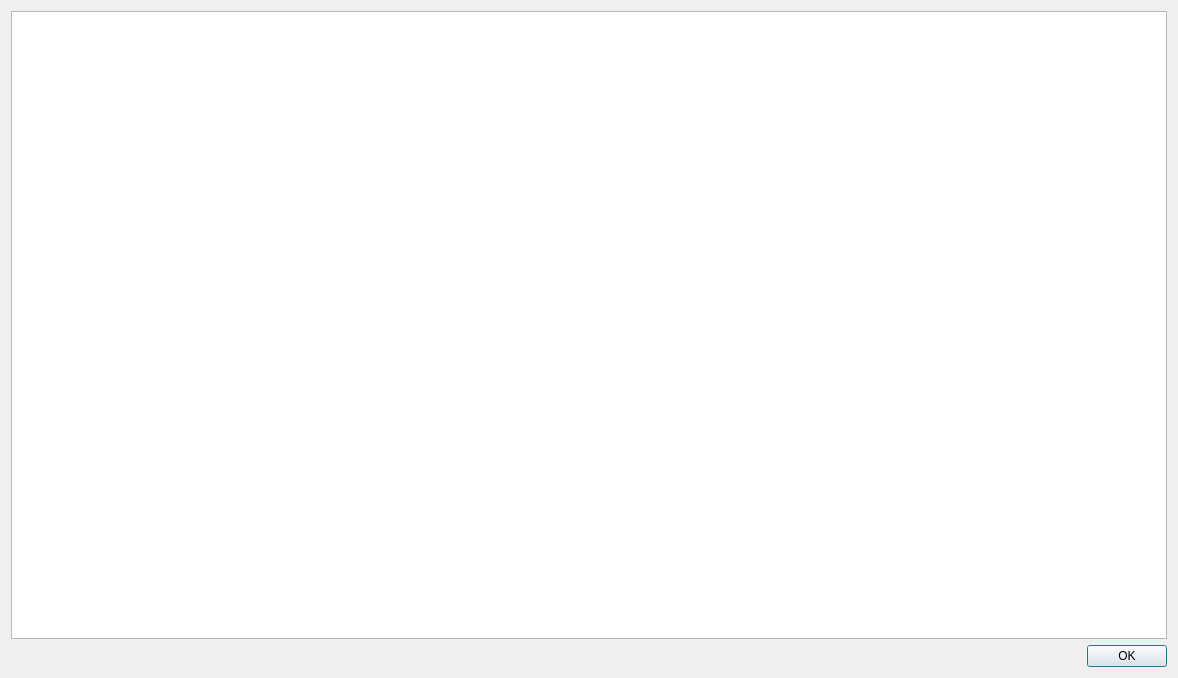
<?xml version="1.0" encoding="UTF-8"?>
<ui version="4.0">
 <class>SqlLogDialog</class>
 <widget class="QDialog" name="SqlLogDialog">
  <property name="geometry">
   <rect>
    <x>0</x>
    <y>0</y>
    <width>1178</width>
    <height>678</height>
   </rect>
  </property>
  <property name="windowTitle">
   <string>SQL Log</string>
  </property>
  <property name="windowIcon">
   <iconset resource="icons.qrc">
    <normaloff>:/icons/bug.png</normaloff>:/icons/bug.png</iconset>
  </property>
  <layout class="QVBoxLayout" name="verticalLayout">
   <item>
    <widget class="QTextEdit" name="sqlTraceLogTextEdit"/>
   </item>
   <item>
    <widget class="QDialogButtonBox" name="buttonBox">
     <property name="orientation">
      <enum>Qt::Horizontal</enum>
     </property>
     <property name="standardButtons">
      <set>QDialogButtonBox::Ok</set>
     </property>
    </widget>
   </item>
  </layout>
 </widget>
 <resources>
  <include location="icons.qrc"/>
 </resources>
 <connections>
  <connection>
   <sender>buttonBox</sender>
   <signal>accepted()</signal>
   <receiver>SqlLogDialog</receiver>
   <slot>accept()</slot>
   <hints>
    <hint type="sourcelabel">
     <x>248</x>
     <y>254</y>
    </hint>
    <hint type="destinationlabel">
     <x>157</x>
     <y>274</y>
    </hint>
   </hints>
  </connection>
  <connection>
   <sender>buttonBox</sender>
   <signal>rejected()</signal>
   <receiver>SqlLogDialog</receiver>
   <slot>reject()</slot>
   <hints>
    <hint type="sourcelabel">
     <x>316</x>
     <y>260</y>
    </hint>
    <hint type="destinationlabel">
     <x>286</x>
     <y>274</y>
    </hint>
   </hints>
  </connection>
 </connections>
</ui>
